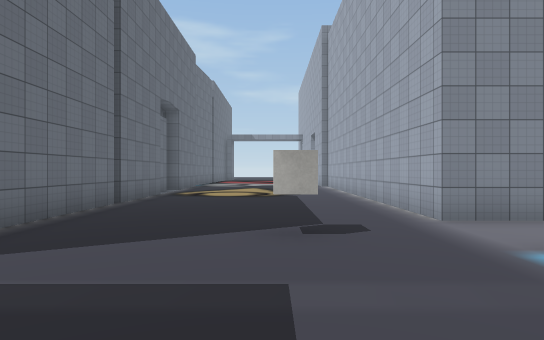
View 1 (above)

24 first-person views from a walk through a 3-D level made in the Unity game engine. The camera is 1.5 m above the floor, looks level and sees 75° across. The floor is counted in squares, 2 m on a side. Each view is taken from the middle of a square. On the plan, view 1 faces up. The plan holds only what a view shows up to about 11 squares ahead; the rest is blank. The place goes on beyond the plan. The player is left out. Some surface patterns are stand-ins.

View 2
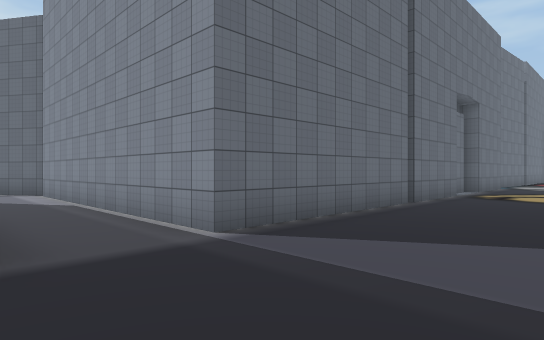

View 3
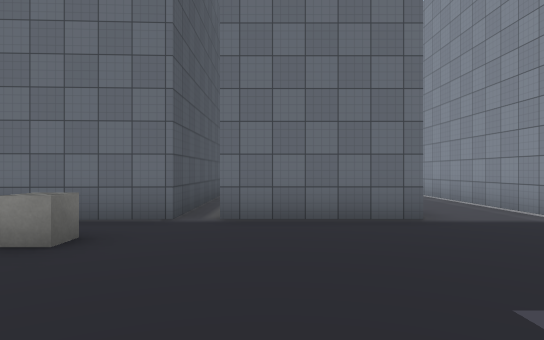

View 4
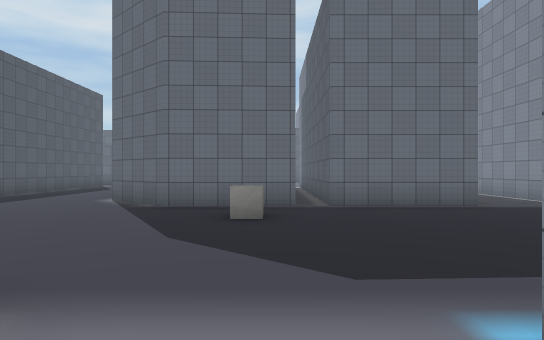

View 5
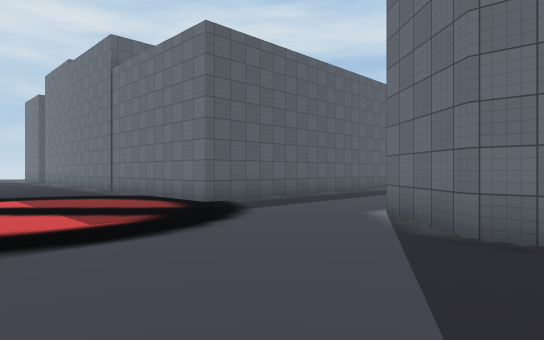

View 6
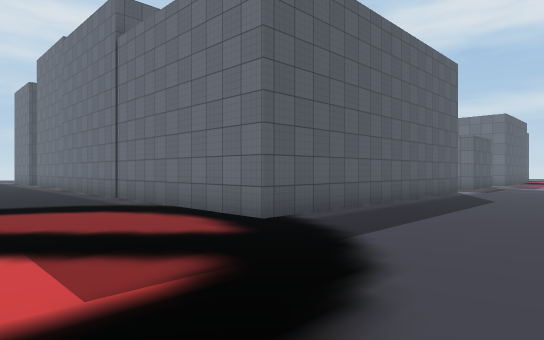

View 7
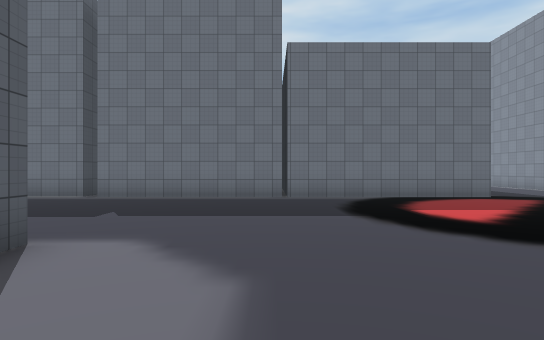

View 8
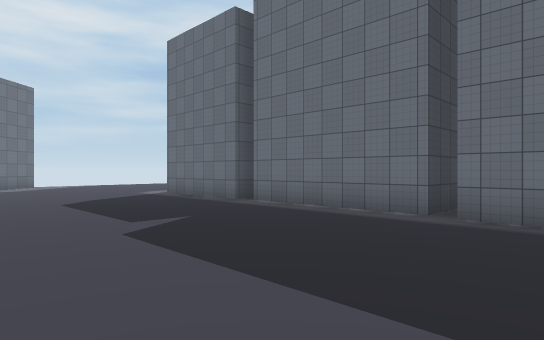

View 9
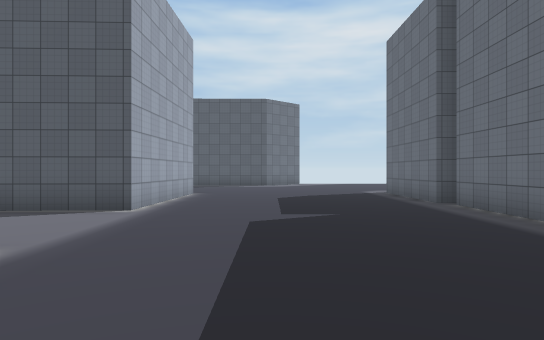

View 10
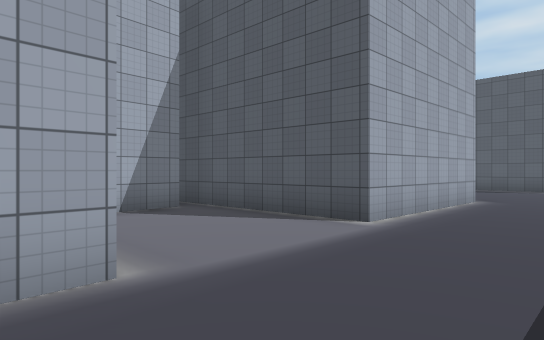

View 11
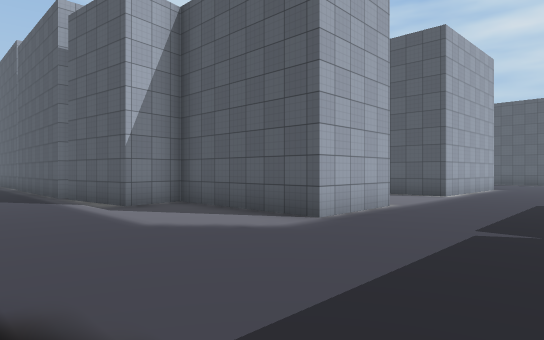

View 12
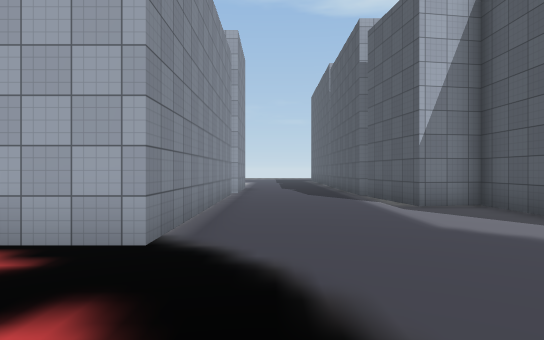

View 13
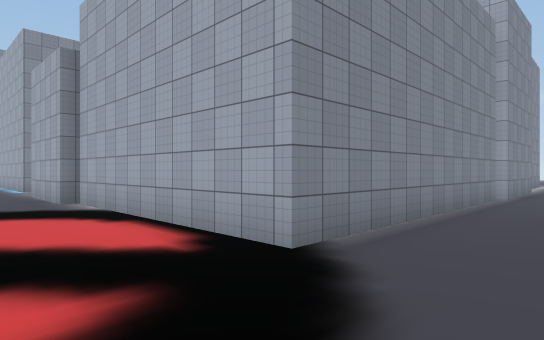

View 14
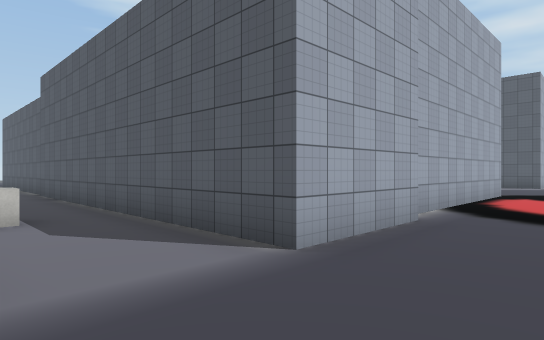

View 15
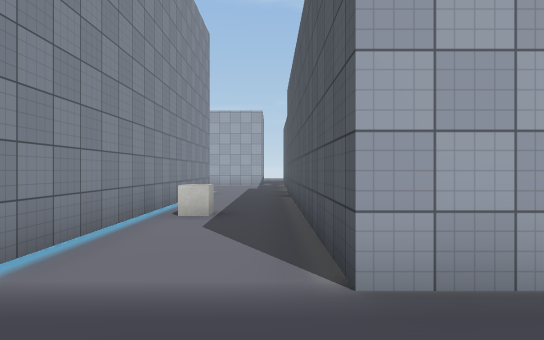

View 16
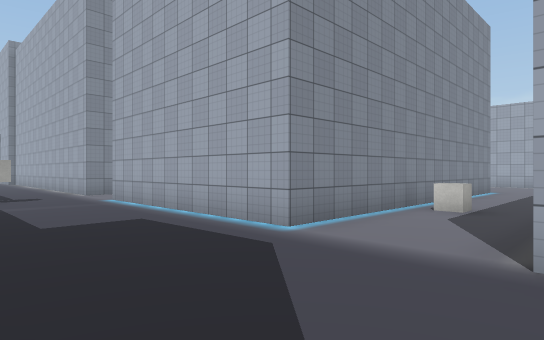

View 17
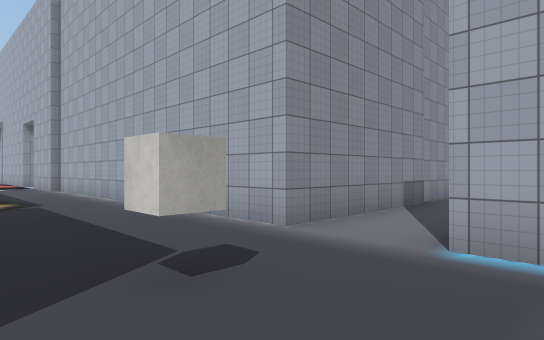

View 18
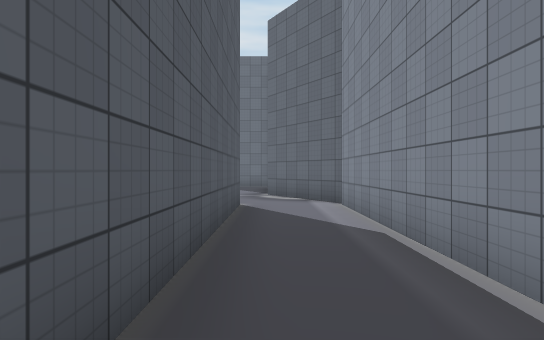

View 19
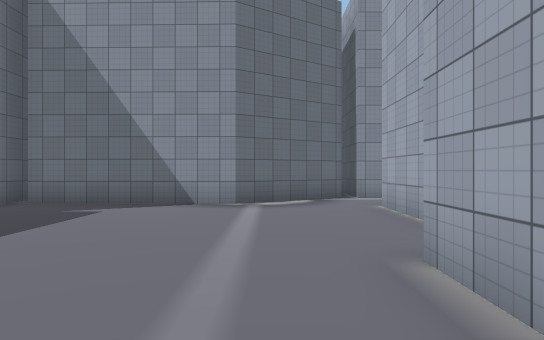

View 20
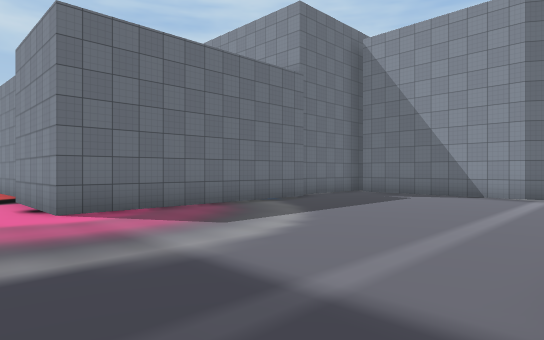

View 21
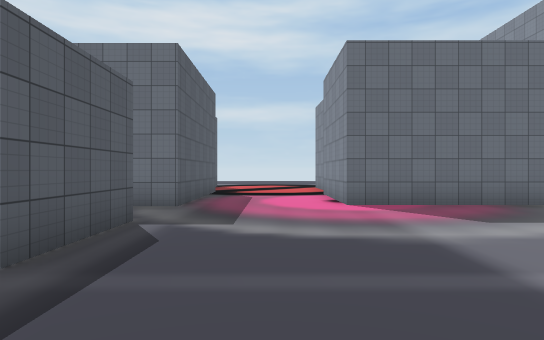

View 22
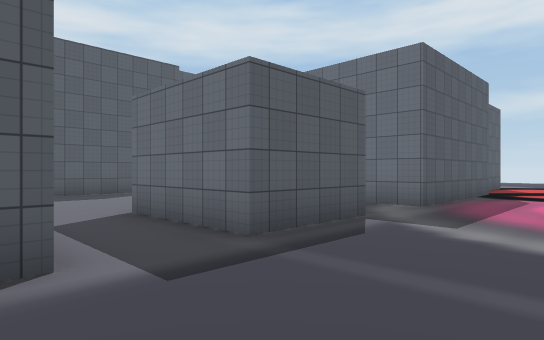

View 23
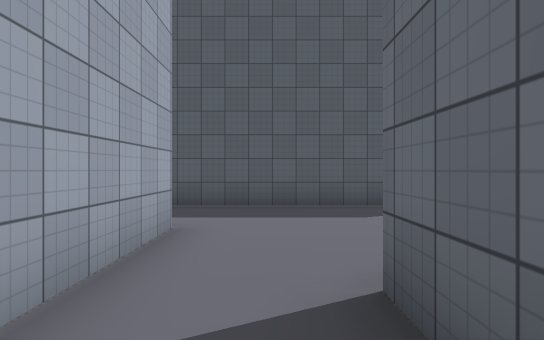

View 24
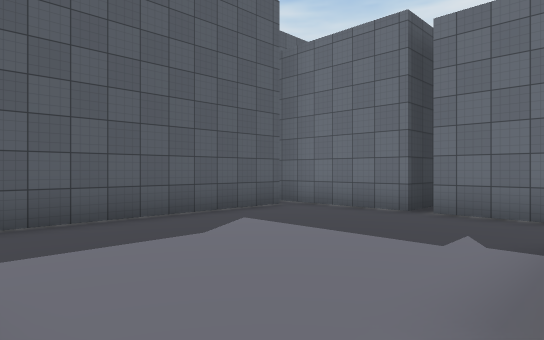

### Floor plan
Points are (right, up) in squares from view 1. A wall is a line through its corners. A room is listed if a view was taken in it or the views show most of it. See-through windows are left out.
Room 1 (views 1, 2, 3, 4, 5, 6, 7, 8, 9, 10, 11, 12, 13, 14, 15, 16, 17, 18, 19, 20, 21, 22, 23, 24)
walls: (-8.3, -3.5) (-3.4, -3.5) (-3.3, -6.2) (-4.8, -8); (-12.8, -12.1) (-3.8, -12.1) (-3.8, -22.9); (-12.7, -5.5) (-12.7, -4); (-3.6, 0.4) (-3.4, -2.8) (-7, -2.8); (-11.7, -1.8) (-11.7, 0.3) (-4.9, 0.3); (-12.7, -16.4) (-12.7, -14.6); (-17.2, -12.1) (-14.7, -12.1) (-14.7, -15.2); (-12.1, 2.6) (-14.8, 0.9) (-19.5, 1); (-5.5, -23.3) (-4, -23.3) (-4, -27.6); (9.5, -14.7) (2.5, -14.7) (2.5, -8.4) (2.2, -8.4) (2.2, -5.5) (9.5, -5.5); (9.5, -2.8) (2.5, -2.8) (2.5, 3.2); (2.5, -23) (2.5, -20.5) (6.6, -20.5) (6.3, -19) (9, -18.7); (-3.5, 7.9) (-3.5, 2.5) (-11.7, 2.5); (-19.6, -2) (-19.6, -8.4) (-21.5, -8.4); (-21.5, -12.1) (-19.3, -12.1) (-19.3, -13.2); (7.1, 5.2) (2.5, 5.2) (2.5, 12.5); (-3.8, -28.1) (-3.8, -31); (9.4, 5.4) (7.6, 5.4); (6.5, -25.9) (6.4, -24.4); (-3.5, 11) (-3.5, 8.1); (2.5, -31.2) (2.5, -26.6) (6.6, -26.4)
ways out: opening at (-13.5, -15.5); opening at (7.5, -26)
objects: cube (-2, -4); cube (0, 4); cube (6, -4)

Where each view was taken, in squares from view 1:
view 1: 0 up, 0 right, facing up
view 2: 0 up, 0 right, facing up-left
view 3: 2 down, 2 right, facing left
view 4: 4 down, 4 right, facing left
view 5: 5 down, 1 right, facing down-left
view 6: 8 down, 0 right, facing down-left
view 7: 18 down, 6 right, facing left
view 8: 21 down, 2 right, facing down-left
view 9: 20 down, 0 right, facing down
view 10: 22 down, 0 right, facing down-right
view 11: 16 down, 1 left, facing down-right
view 12: 16 down, 1 left, facing right
view 13: 17 down, 0 right, facing up-right
view 14: 3 down, 0 right, facing down-right
view 15: 5 down, 0 right, facing right
view 16: 6 down, 1 left, facing up-right
view 17: 2 up, 1 left, facing up-right
view 18: 1 up, 4 left, facing left
view 19: 7 down, 14 left, facing up
view 20: 10 down, 13 left, facing up-left
view 21: 10 down, 12 left, facing left
view 22: 9 down, 12 left, facing down-left
view 23: 13 down, 14 left, facing down
view 24: 15 down, 13 left, facing down-left
